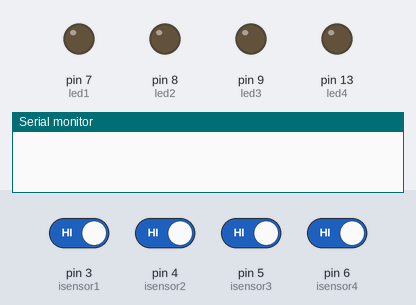
Bench run of a sketch on a simulated Arduino Uno, built with avr-gcc and run on an emulated ATmega328P. Shown: output pins drawn as LEDs (lit = HIGH), the last lines printed to the serial monitor. The test bench sets the inputs (shaded band); at power-on: pin 3 (isensor1), pin 4 (isensor2), pin 5 (isensor3), pin 6 (isensor4) HIGH.

Above: at 1.2 s.
1.3 s: pin 3 (isensor1) driven LOW
At 2.4 s:
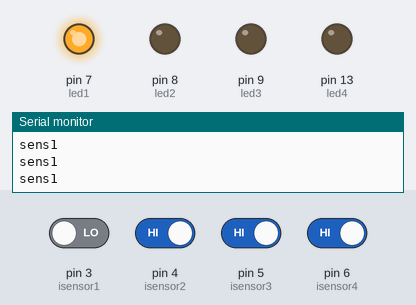
2.8 s: pin 4 (isensor2) driven LOW
At 3.7 s:
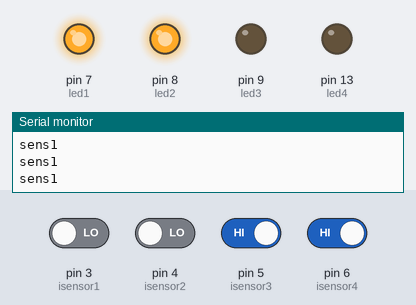
4.3 s: pin 5 (isensor3) driven LOW
At 4.9 s:
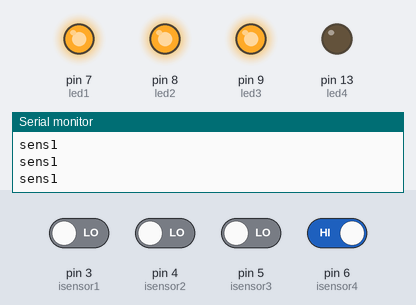
5.8 s: pin 6 (isensor4) driven LOW
At 7.0 s:
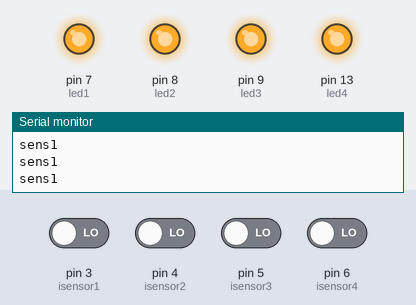
7.3 s: pin 3 (isensor1) driven HIGH
At 8.4 s:
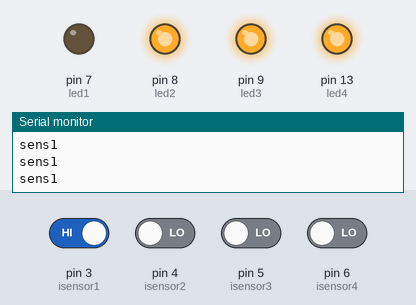
8.8 s: pin 4 (isensor2) driven HIGH
At 9.4 s:
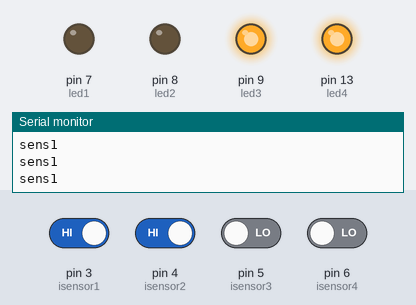
Timing chart, 0 to 11.3 s (numbered marks = the images above; inputs shaded):
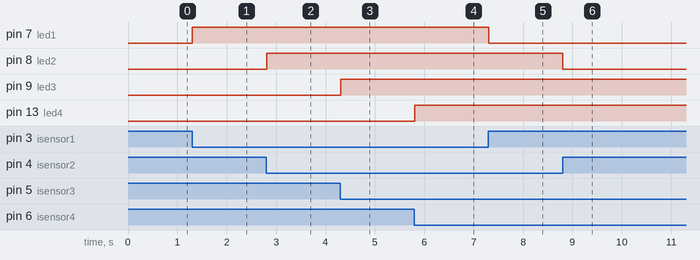

Measured:
- after the input at 1.3 s, pin 7 (led1): LOW → HIGH at once
- after the input at 2.8 s, pin 8 (led2): LOW → HIGH at once
- after the input at 4.3 s, pin 9 (led3): LOW → HIGH at once
- after the input at 5.8 s, pin 13 (led4): LOW → HIGH at once
- after the input at 7.3 s, pin 7 (led1): HIGH → LOW at once
- after the input at 8.8 s, pin 8 (led2): HIGH → LOW at once

The sketch:

workplace_automation.ino
```cpp
#define isensor1 3 // ir sensor no. one on pin no. 3
#define isensor2 4 // ir sensor no. two on pin no. 4
#define isensor3 5 // ir sensor no. three on pin no. 5
#define isensor4 6 // ir sensor no. four on pin no. 6
#define led1 7 // led no. one on pin no. 7
#define led2 8 // led no. two on pin no. 8
#define led3 9 // led no. three on pin no. 9
#define led4 13 // led no. four on pin no. 10

void setup()
{
Serial.begin(9600);  // put your setup code here, to run once:
pinMode(isensor1,INPUT);
pinMode(isensor2,INPUT);
pinMode(isensor3,INPUT);
pinMode(isensor4,INPUT);
pinMode(led1,OUTPUT);
pinMode(led2,OUTPUT);
pinMode(led3,OUTPUT);
pinMode(led4,OUTPUT);
}

void loop()
{

 if(digitalRead(isensor1)==LOW)
  {
    digitalWrite(led1,HIGH);
    Serial.println("sens1");
   }
  else
   {
     digitalWrite(led1,LOW);
    }

    if(digitalRead(isensor2)==LOW)
  {
    digitalWrite(led2,HIGH);
   }
  else
   {
     digitalWrite(led2,LOW);
    }

    if(digitalRead(isensor3)==LOW)
  {
    digitalWrite(led3,HIGH);
   }
  else
   {
     digitalWrite(led3,LOW);
    }

    if(digitalRead(isensor4)==LOW)
  {
    digitalWrite(led4,HIGH);
   }
  else
   {
     digitalWrite(led4,LOW);
    }
  // put your main code here, to run repeatedly:

}
```
